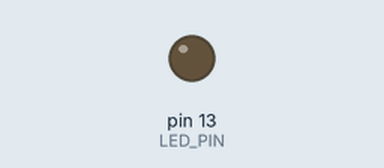
A sketch run on a simulated Arduino Uno, built with avr-gcc and run on an emulated ATmega328P. On the bench: output pins drawn as LEDs (lit = HIGH). The modem accepts every AT command (registered, SIM ready, sends succeed) and sends nothing else; what the sketch prints to the serial monitor is not drawn.

Above: at 1.0 s.
At 15.3 s:
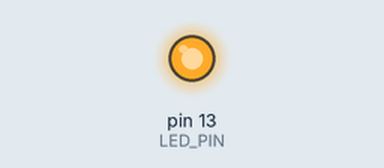
Timing chart, 0 to 16.8 s (numbered marks = the images above):
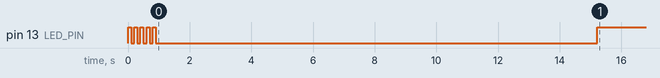

The sketch:

hm11_config.ino
```cpp
/*
 * HM-13 Blind Configurator (D2 Socket)
 *
 * Blindly transmits baud-rate change commands at various speeds,
 * then checks if the module successfully changed to 9600 baud.
 */

#include <SoftwareSerial.h>

#define BLE_RX_PIN 2
#define BLE_TX_PIN 3
#define LED_PIN 13

SoftwareSerial ble(BLE_RX_PIN, BLE_TX_PIN);

void setup() {
  pinMode(LED_PIN, OUTPUT);
  Serial.begin(9600);

  // Fast blink to indicate start
  for(int i=0; i<5; i++) {
    digitalWrite(LED_PIN, HIGH); delay(100);
    digitalWrite(LED_PIN, LOW); delay(100);
  }

  delay(2000);

  Serial.println("=================================");
  Serial.println("HM-13 Blind Configurator");
  Serial.println("=================================");
  Serial.println("Yelling baud change commands...");

  long rates[] = {115200, 38400, 57600, 19200, 9600};
  int numRates = 5;

  for (int i = 0; i < numRates; i++) {
    ble.begin(rates[i]);
    delay(200);

    // Command to change HM-13 to 9600 baud
    // Try with \r\n (standard HM-13)
    ble.print("AT+BAUD2\r\n");
    delay(200);

    // Try without \r\n (just in case it's a weird clone)
    ble.print("AT+BAUD2");
    delay(200);

    // Try the HM-10/11 version of the command just in case (AT+BAUD0)
    ble.print("AT+BAUD0\r\n");
    delay(200);
    ble.print("AT+BAUD0");
    delay(200);

    // Reset to apply
    ble.print("AT+RESET\r\n");
    delay(200);
    ble.print("AT+RESET");
    delay(200);

    ble.end();
  }

  Serial.println("Commands sent. Waiting 3 seconds for module to reboot...");
  delay(3000);

  // ── Now verify if it worked at 9600 baud ──
  Serial.println("Verifying at 9600 baud...");
  ble.begin(9600);
  delay(200);

  while (ble.available()) ble.read();

  // Test with \r\n
  ble.print("AT\r\n");
  String response = "";
  unsigned long start = millis();
  while (millis() - start < 1000) {
    if (ble.available()) response += (char)ble.read();
  }

  // Test without \r\n if first failed
  if (response.indexOf("OK") < 0) {
    ble.print("AT");
    start = millis();
    while (millis() - start < 1000) {
      if (ble.available()) response += (char)ble.read();
    }
  }

  if (response.indexOf("OK") >= 0) {
    Serial.println("");
    Serial.println("✅ SUCCESS! Module is now talking at 9600 baud.");

    // Configure transparent mode (Mode 0) and Notifications (Noti 1)
    ble.print("AT+MODE0\r\n"); delay(200); ble.print("AT+MODE0"); delay(200);
    ble.print("AT+NOTI1\r\n"); delay(200); ble.print("AT+NOTI1"); delay(200);

    Serial.println("Configuration complete. You can now re-upload wop_basic.ino!");

    // Solid LED = SUCCESS
    digitalWrite(LED_PIN, HIGH);
  } else {
    Serial.println("");
    Serial.println("❌ FAILED. No response at 9600 baud.");
    Serial.print("Raw garbage received (if any): [");
    Serial.print(response);
    Serial.println("]");

    // Slow blink = FAILED
    while(true) {
      digitalWrite(LED_PIN, HIGH); delay(1000);
      digitalWrite(LED_PIN, LOW); delay(1000);
    }
  }
}

void loop() {
  // Do nothing
}
```
